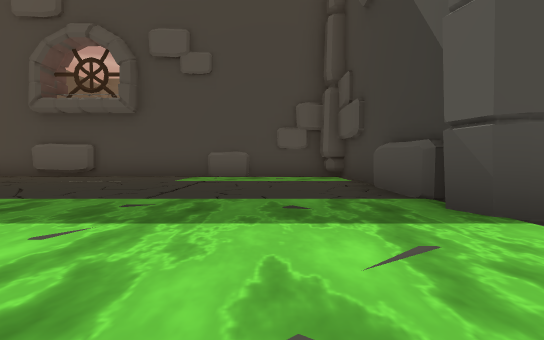
[1] (above)

24 first-person views from a walk through a 3-D level made in the Unity game engine. The camera is 0.42 m above the floor, tilts 2° down and sees 90° across. The floor is counted in squares, 1 m on a side. Each view is taken from the middle of a square. On the plan, view 1 faces up. The plan holds only what a view shows up to about 9 squares ahead; the rest is blank. The place goes on beyond the plan. The player is left out. Some surface patterns are stand-ins.

[2]
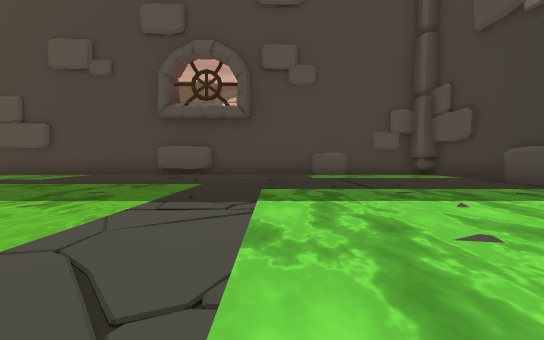

[3]
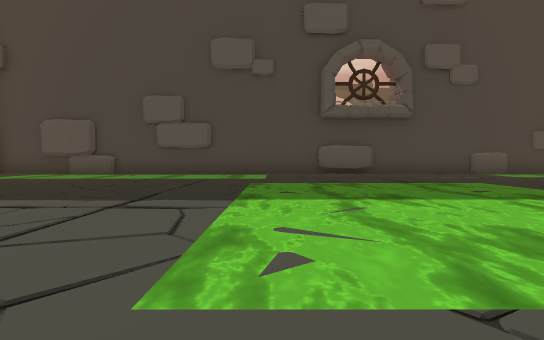

[4]
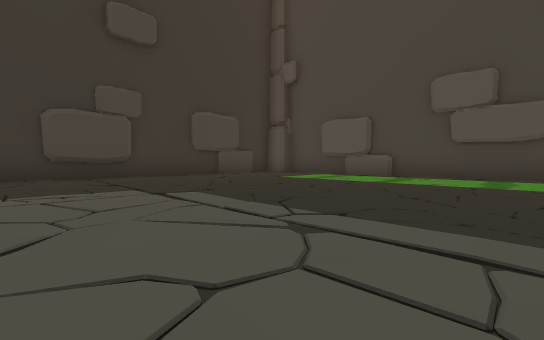

[5]
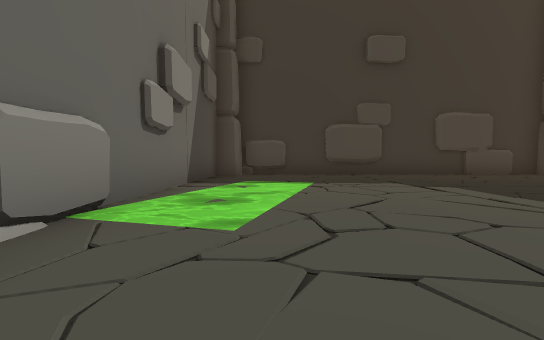

[6]
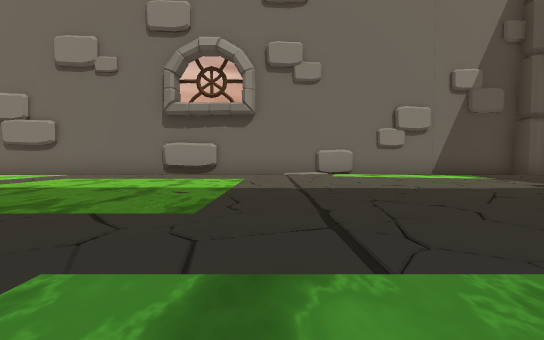

[7]
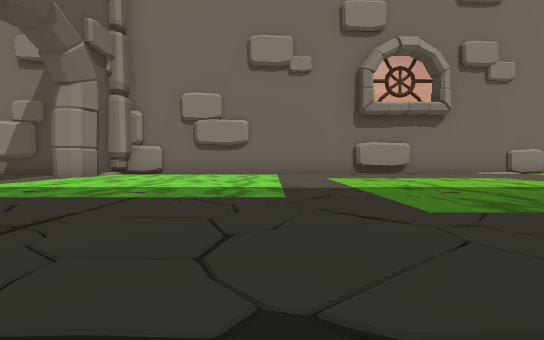

[8]
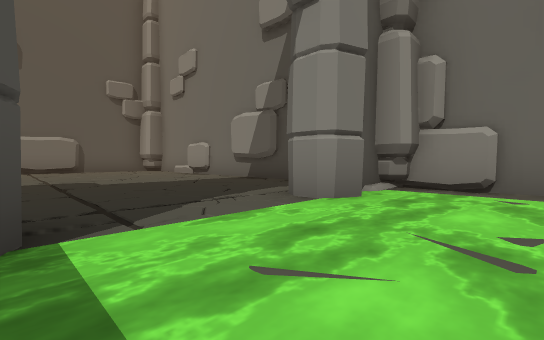

[9]
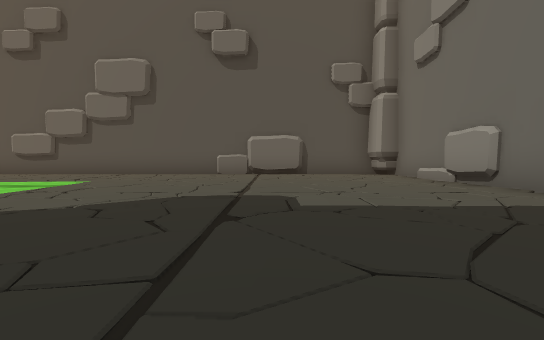

[10]
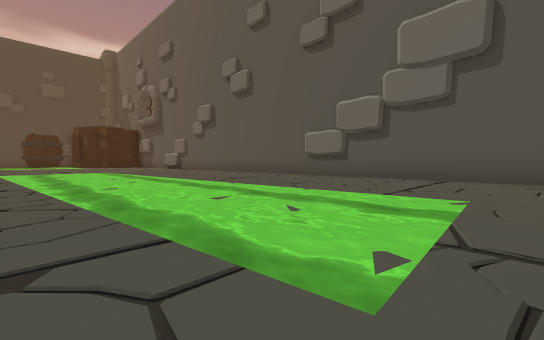

[11]
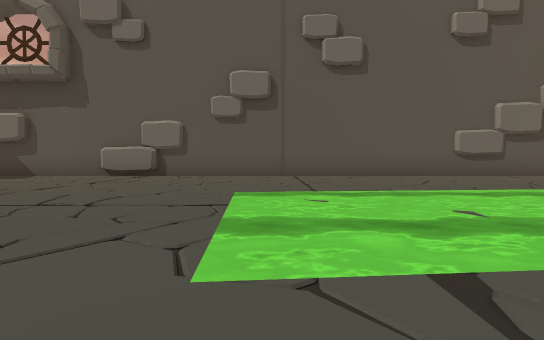

[12]
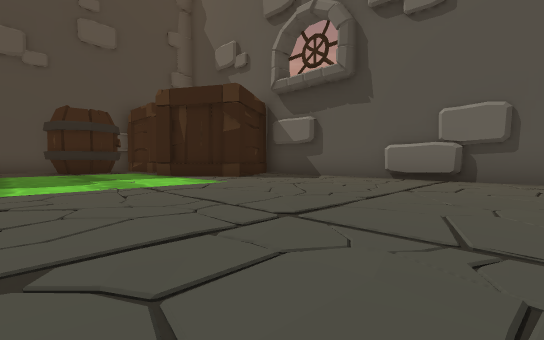

[13]
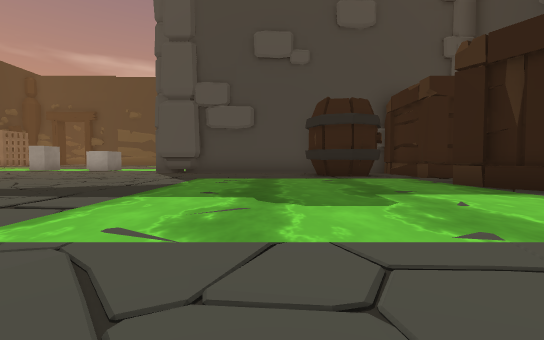

[14]
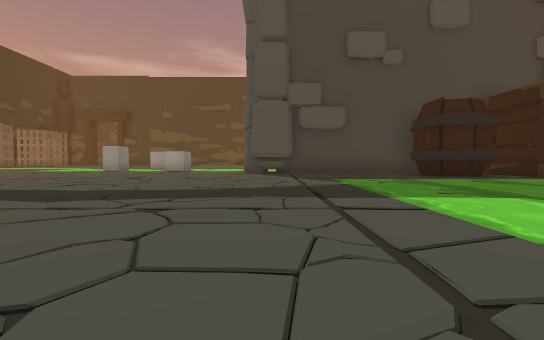

[15]
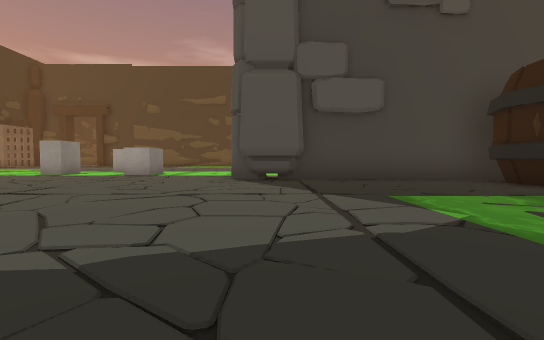

[16]
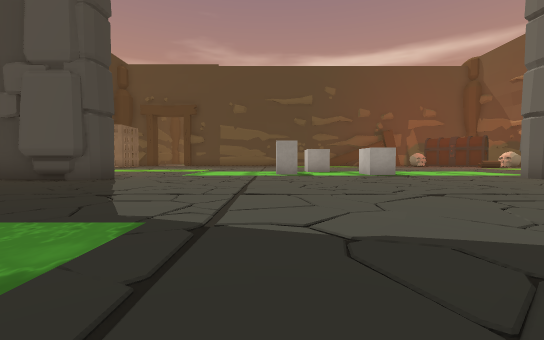

[17]
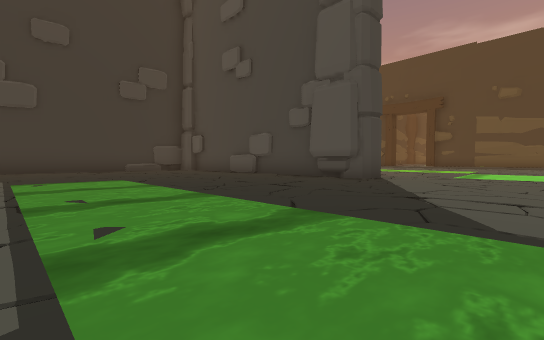

[18]
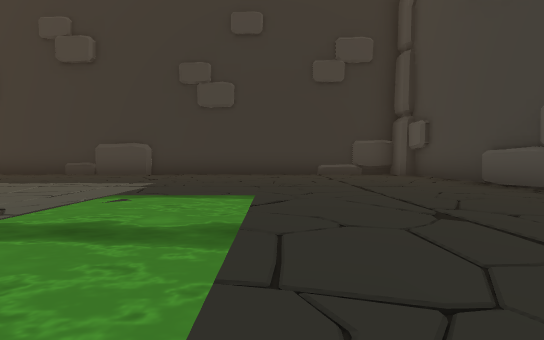

[19]
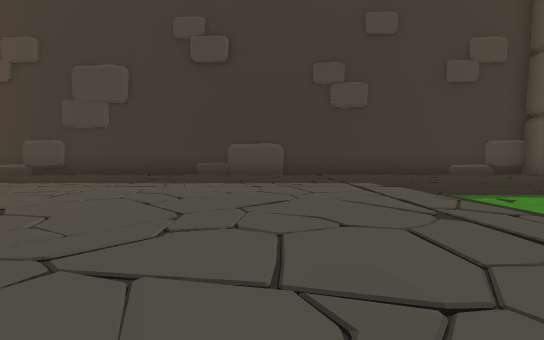

[20]
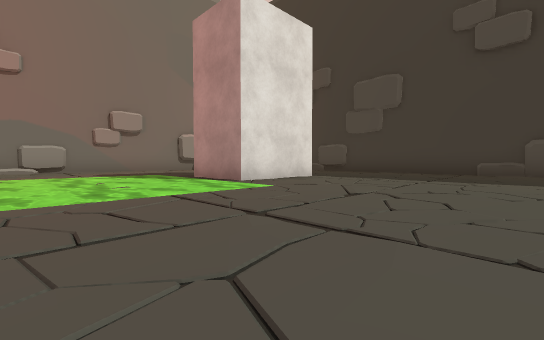

[21]
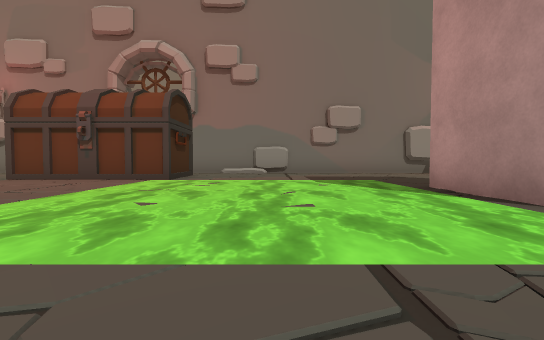

[22]
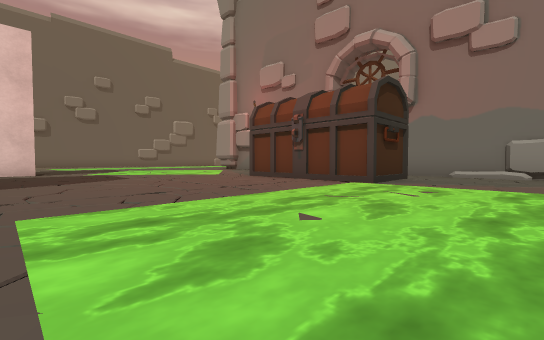

[23]
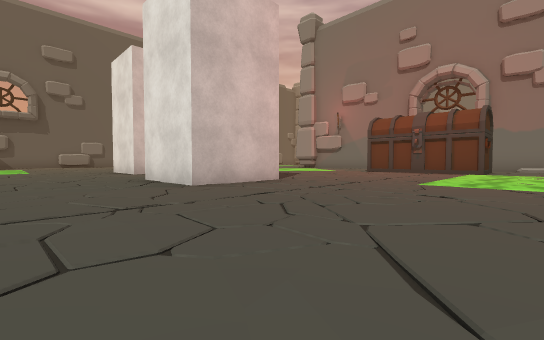

[24]
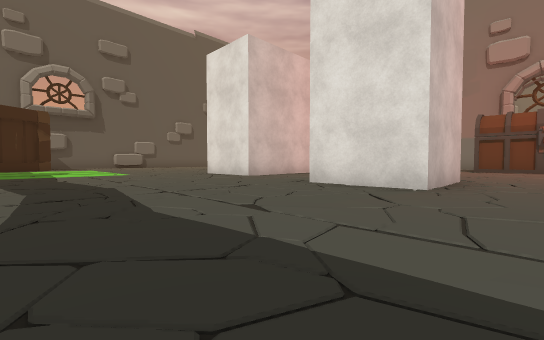

### Floor plan
Key: @ floor where view 1 was taken; # wall or solid block; x gap in a wall; . floor; O other object.
Columns run from 18 left of view 1 to 12 right of it. Each row starts with its distance up from view 1.
 31          .....x. ....
 30          .....#.#....
 29          #..........#
 28  #########..........########
 27  #......................O OO
 26 ##......................OOOO
 25 #...........................O
 24 #.........................O
 23 #..........................O O
 22 #..........................OO.#
 21 #........ ....................#
 20 ##............................#
 19  #............................#
 18 ##............###..### .......#
 17 #.............#   .#   .......#
 16 #..................#   .......#
 15 #....................  .......#
 14 #...###.............. ........#
 13 ##.   #.............   .......#
 12  #    .............    .......#
 11       .....OOOOO..     .......#
 10      ......O   O.      .......#
  9      .......           .......#
  8  ####################  .......#
  7  #..................#  .......#
  6  #..................#  .......#
  5 ##..................#  .......#
  4 #...................#  .......#
  3 #...................#  .......#
  2 ##..................#.........#
  1 ##............................#
  0 #.................@...........#
 -1 ##..................#.........#
 -2  #..................#........##
 -3  #################### ########

Where each view was taken, in squares from view 1:
view 1: 0 up, 0 right, facing up
view 2: 1 down, 3 left, facing up
view 3: 1 down, 8 left, facing up
view 4: 0 up, 10 left, facing up-left
view 5: 1 down, 9 left, facing left
view 6: 6 up, 9 left, facing down
view 7: 6 up, 3 left, facing down
view 8: 2 up, 0 right, facing down-right
view 9: 1 up, 3 right, facing right
view 10: 4 up, 5 right, facing up-right
view 11: 14 up, 4 right, facing right
view 12: 16 up, 5 right, facing up-right
view 13: 19 up, 5 right, facing up
view 14: 19 up, 2 right, facing up
view 15: 22 up, 2 right, facing up
view 16: 22 up, 5 left, facing up
view 17: 22 up, 6 left, facing up-left
view 18: 24 up, 9 left, facing left
view 19: 20 up, 9 left, facing left
view 20: 19 up, 8 left, facing down-left
view 21: 17 up, 9 left, facing down
view 22: 16 up, 9 left, facing down-right
view 23: 21 up, 8 left, facing down-right
view 24: 23 up, 5 left, facing down-right
